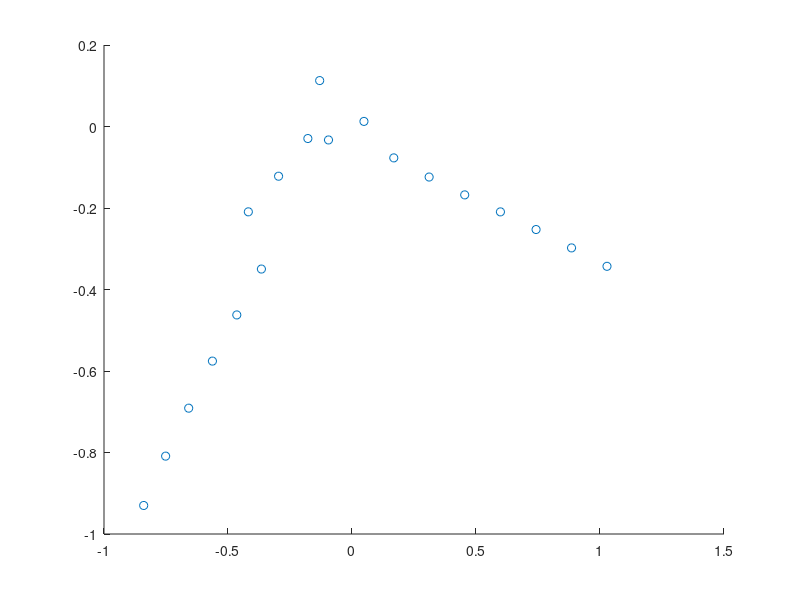

The MATLAB source for this figure: (Note: this script raises an error after producing the figure.)
clear all; close all;

points = [
   -0.8400   -0.9300
   -0.7515   -0.8089
   -0.6585   -0.6912
   -0.5628   -0.5757
   -0.4645   -0.4624
   -0.3653   -0.3498
   -0.4180   -0.2094
   -0.2961   -0.1220
   -0.1780   -0.0295
   -0.1304    0.1127
   -0.0948   -0.0330
    0.0482    0.0125
    0.1685   -0.0770
    0.3110   -0.1240
    0.4545   -0.1678
    0.5985   -0.2095
    0.7422   -0.2528
    0.8852   -0.2979
    1.0282   -0.3431
    ];
figure()
scatter(points(:,1), points(:,2));

[sensors,vels]= neatoSim(-0.8400, -0.9300, deg2rad(90), 1); % create the simulator
pause(15); % give the simulator a few seconds to load
move_many(points, sensors, vels);
